Frame 1 (no input): blank canvas, image omitted
Frame 60 (no input): blank canvas, image omitted
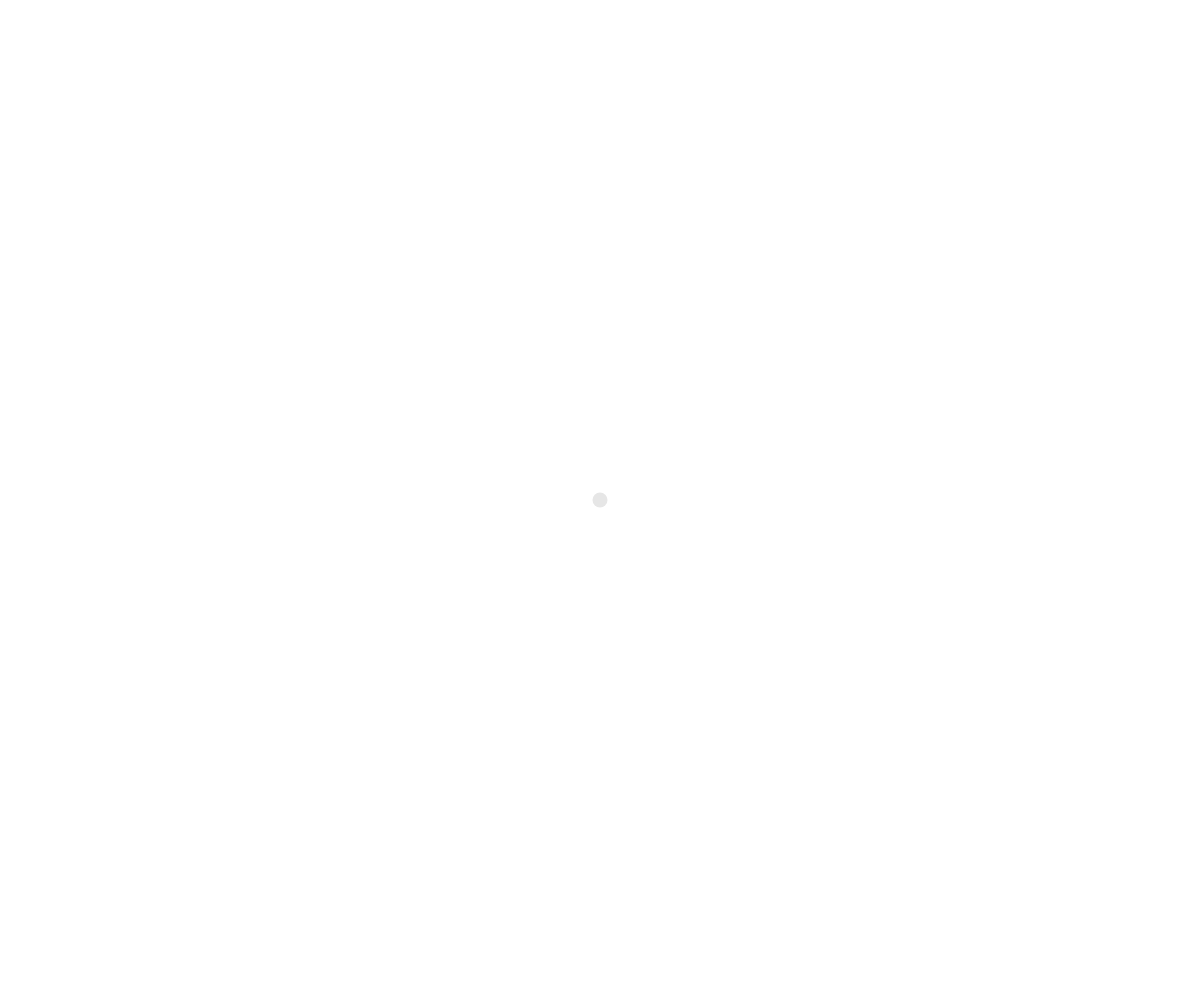
Frame 120 (the mouse pressed at the canvas centre since frame 60)

The p5.js sketch whose frames 1 and 60 were blank and that drew this single picture after the mouse press (run headless with seeded random() and noise() and a simulated clock; from frame 60 on, the mouse is pressed at the canvas centre):

// p5.js sketch
// ── sketch.js
// Initialize the array to store mouse positions
let mousePositions = [];
const maxPositions = 1000;

// Initialize arrays to store the state for each animated circle
let currentIndices = [];
let direction = [];
let animationSpeed = 0.007;
let t = [];

function setup() {
  // Create the canvas and set the frame rate
  createCanvas(windowWidth, windowHeight);
  frameRate(30);
}

function draw() {
  // Set the background color to white
  background(255);

  // Store the mouse positions when the mouse is pressed
  if (mouseIsPressed) {
    // Add the current mouse position to the array
    mousePositions.push(createVector(mouseX, mouseY));

    // If the array size exceeds maxPositions, remove the oldest position
    if (mousePositions.length > maxPositions) {
      mousePositions.shift();
    }
  }

  // Draw the polyline
  stroke(230); // Set polyline color to black
  strokeWeight(15); // Set polyline stroke weight
  noFill(); // Do not fill the polyline
  beginShape(); // Start drawing the polyline
  for (const pos of mousePositions) {
    vertex(pos.x, pos.y); // Add vertex for each mouse position
  }
  endShape(); // Finish drawing the polyline

  // Animate the ellipses along the path
  for (let i = 0; i < currentIndices.length; i++) {
    // Update the parameter 't' based on the direction and animation speed
    t[i] += direction[i] * animationSpeed;

    // If the ellipse reaches the end of the path, change its direction
    if (t[i] >= 1) {
      t[i] = 1;
      direction[i] = -1;
    } else if (t[i] <= 0) { // If the ellipse reaches the start, change its direction
      t[i] = 0;
      direction[i] = 1;
    }

    // Calculate the ellipse position along the path based on the parameter 't'
    const ellipsePos = getPointOnPath(t[i]);

    // Set the ellipse color to red and remove the stroke
    fill(0);
    noStroke();

    // Draw the ellipse at the calculated position
    ellipse(ellipsePos.x, ellipsePos.y, 15, 15);

    // Draw lines between ellipses if they are farther than 100 pixels apart
    if (i > 0) {
      const prevEllipsePos = getPointOnPath(t[i - 1]);
      const distanceBetweenEllipses = dist(
        ellipsePos.x, ellipsePos.y, prevEllipsePos.x, prevEllipsePos.y
      );
      if (distanceBetweenEllipses > 100) {
        strokeWeight(1); // Set polyline stroke weight
        stroke(0); // Set line color to black
        line(
          ellipsePos.x, ellipsePos.y, prevEllipsePos.x, prevEllipsePos.y
        );
      }
    }
  }
}

// Function to get the point on the path based on parameter 't'
function getPointOnPath(t) {
  // Calculate the index of the first point for interpolation
  const index = floor(t * (mousePositions.length - 1));

  // Get the two points for interpolation
  const pos1 = mousePositions[index];
  const pos2 = mousePositions[index + 1];

  // Calculate the interpolation amount between the two points
  const lerpAmount = (t * (mousePositions.length - 1)) % 
// Return the interpolated point
1;
return p5.Vector.lerp(pos1, pos2, lerpAmount);
}

// Function to handle key presses
function keyPressed() {
if (keyCode === UP_ARROW) {
// Add an animated ellipse when the up arrow key is pressed
addAnimatedEllipse();
} else if (keyCode === DOWN_ARROW) {
// Remove an animated ellipse when the down arrow key is pressed
removeAnimatedEllipse();
} else if (keyCode === 32) { // Space bar key code
// Reset the canvas when the space bar is pressed
resetCanvas();
}
}

// Function to add an animated ellipse
function addAnimatedEllipse() {
// Add initial values for the new animated ellipse
currentIndices.push(0);
direction.push(1);
t.push(0);
}

// Function to remove an animated ellipse
function removeAnimatedEllipse() {
// Remove the last animated ellipse's values if there are any ellipses
if (currentIndices.length > 0) {
currentIndices.pop();
direction.pop();
t.pop();
}
}

// Function to reset the canvas
function resetCanvas() {
// Clear the mouse positions array
mousePositions = [];

// Clear the animated circles' state arrays
currentIndices = [];
direction = [];
t = [];
}
